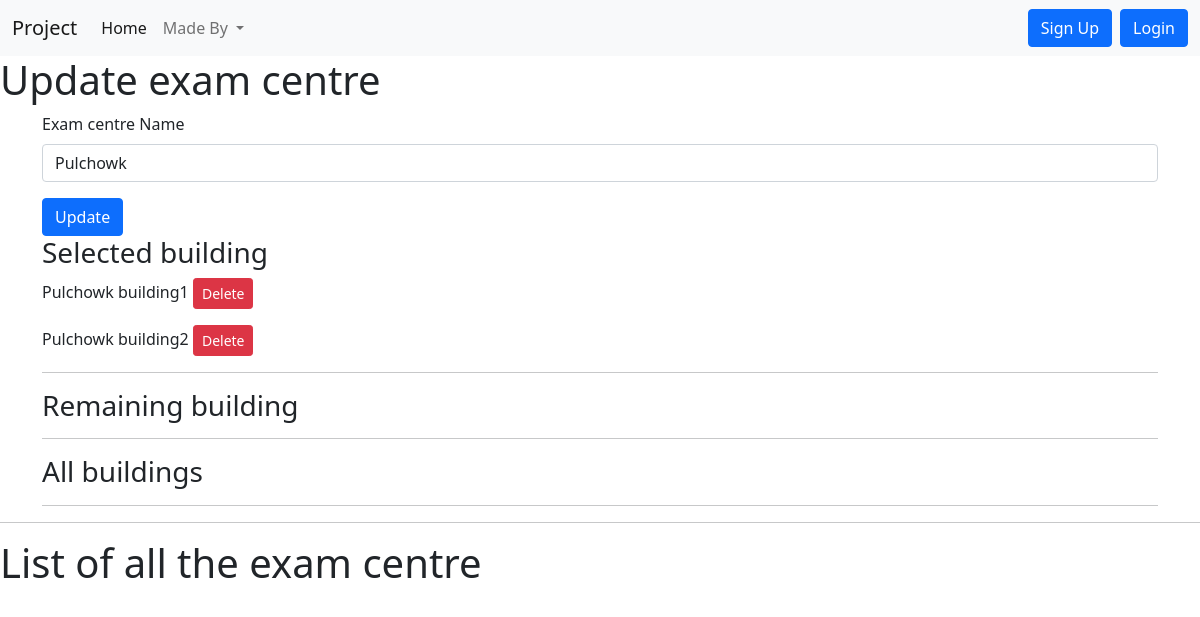
/updateexamcentre/4, run on the app's committed database.
### home/models.py (models this page shows, shortened)
class Addexamcentre(models.Model):
    profile = models.ForeignKey(Profile,blank=True,null=True, on_delete=models.CASCADE)
    examcentrename=models.CharField(max_length=122)
    buildings=models.ManyToManyField(Addbuilding,blank=True)

class Addbuilding(models.Model):
    profile = models.ForeignKey(Profile,blank=True,null=True, on_delete=models.CASCADE)
    buildingname=models.CharField(max_length=122)
    rooms=models.ManyToManyField(Addroom,blank=True)

### home/views.py (the view)
# urls.py: path("updateexamcentre/<addexamcentre_id>",views.updateexamcentre,name='updateexamcentre'),
def updateexamcentre(request, addexamcentre_id):
    addexamcentre_data = Addexamcentre.objects.get(pk=addexamcentre_id)
    allexamcentre_data = Addexamcentre.objects.all()
    buildingsinexamcentre=addexamcentre_data.buildings.all()
    removedbuilding_data = Addbuilding.objects.exclude(pk__in=buildingsinexamcentre)
    allbuilding_data = Addbuilding.objects.all()
    data = {
        'addexamcentre_data': addexamcentre_data,
        'allexamcentre_data': allexamcentre_data,
        'buildingsinexamcentre':buildingsinexamcentre,
        'removedbuilding_data':removedbuilding_data,
        'allbuilding_data':allbuilding_data,
    }
    return render(request, "addexamcentre.html", data)

### templates/addexamcentre.html (shortened to what this page needs)
{% extends 'base.html' %}
{% block addexamcentrecontent %}
{% if addexamcentre_data %}
<h1>Update exam centre</h1>
<div class="container">
    <form method="post" action="{% url 'updateexamcentrefunc' addexamcentre_data.id %}">
      <div class="mb-3">
        <label for="examcentrename" class="form-label">Exam centre Name</label>
        <input value="{{addexamcentre_data.examcentrename}}" type="text" required class="form-control"
            id="examcentrename" name="examcentrename" placeholder="Enter exam centre name">
      </div>
      <button type="submit" class="btn btn-primary">Update</button>
    </form>
</div>
<div class="container">
    <h3>Selected building</h3>
    <div>
      {% for biec in buildingsinexamcentre %}
      <p>
        {{biec.buildingname}}
        <a href="{% url 'deletebuildingfromexamcentre' biec.id addexamcentre_data.id%}"><button
            class="btn btn-danger btn-sm">Delete</button></a>
    </p>
      {% endfor %}
    </div>
    <hr>
    <h3>Remaining building</h3>
    <hr>
    <h3>All buildings</h3>
    <hr>
</div>
{% endif %}
<hr>
<h1>List of all the exam centre</h1>
{% endblock addexamcentrecontent %}

### data on the page
Addexamcentre: examcentrename "Pulchowk"
Addbuilding: buildingname "Pulchowk building1"
Addbuilding: buildingname "Pulchowk building2"
